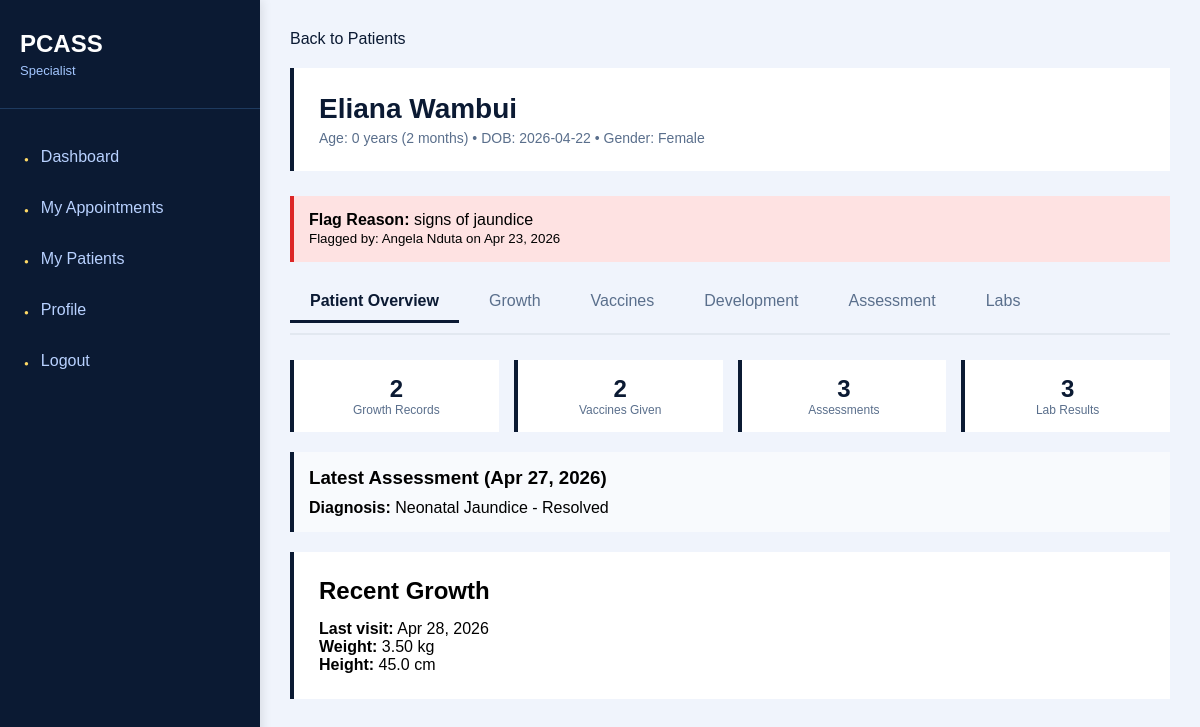
Screenshot of /doctor_specialist_ehr.php?child_id=16&flag_id=9 (signed in) with the database file from the repository.
### tables this page shows
CREATE TABLE `children` (
  `child_id` int(11) NOT NULL,
  `guardian_id` int(11) NOT NULL,
  `first_name` varchar(100) NOT NULL,
  `last_name` varchar(100) NOT NULL,
  `gender` enum('Male','Female') NOT NULL,
  `date_of_birth` date NOT NULL,
  `created_at` timestamp NOT NULL DEFAULT current_timestamp()
);

CREATE TABLE `flags` (
  `flag_id` int(11) NOT NULL,
  `child_id` int(11) NOT NULL,
  `flagged_by` int(11) DEFAULT NULL,
  `assigned_to` int(11) DEFAULT NULL,
  `flag_type` enum('growth','milestone','vaccine','multiple','other') DEFAULT 'other',
  `reason` text NOT NULL,
  `notes` text DEFAULT NULL,
  `status` enum('new','in_review','resolved') DEFAULT 'new',
  `created_at` datetime DEFAULT current_timestamp(),
  `resolved_at` datetime DEFAULT NULL,
  `resolved_by` int(11) DEFAULT NULL
);

CREATE TABLE `doctors` (
  `doctor_id` int(11) NOT NULL,
  `full_name` varchar(255) NOT NULL,
  `email` varchar(255) NOT NULL,
  `phone` varchar(20) DEFAULT NULL,
  `specialization` varchar(100) DEFAULT NULL,
  `license_number` varchar(50) DEFAULT NULL,
  `qualification` varchar(100) DEFAULT NULL,
  `years_of_experience` int(11) DEFAULT 0,
  `employment_type` enum('Full-Time','Part-Time','Contract','Visiting') DEFAULT 'Full-Time',
  `status` enum('Active','Inactive','On Leave') DEFAULT 'Active',
  `doctor_role` enum('immunization','specialist') DEFAULT 'immunization',
  `password` varchar(255) NOT NULL,
  `created_at` timestamp NOT NULL DEFAULT current_timestamp()
);

CREATE TABLE `specialist_reviews` (
  `review_id` int(11) NOT NULL,
  `child_id` int(11) NOT NULL,
  `flag_id` int(11) DEFAULT NULL,
  `doctor_id` int(11) NOT NULL,
  `review_date` datetime DEFAULT current_timestamp(),
  `diagnosis` text DEFAULT NULL,
  `diagnosis_notes` text DEFAULT NULL,
  `treatment_plan` text DEFAULT NULL,
  `lab_orders` text DEFAULT NULL,
  `referrals` text DEFAULT NULL,
  `follow_up_date` date DEFAULT NULL,
  `status` enum('active','completed','follow_up') DEFAULT 'active'
);

CREATE TABLE `growth_records` (
  `growth_id` int(11) NOT NULL,
  `child_id` int(11) NOT NULL,
  `doctor_id` int(11) NOT NULL,
  `record_date` date NOT NULL,
  `weight_kg` decimal(5,2) DEFAULT NULL,
  `height_cm` decimal(5,1) DEFAULT NULL,
  `head_circumference` decimal(4,1) DEFAULT NULL,
  `bmi` decimal(4,1) DEFAULT NULL,
  `milestone_notes` text DEFAULT NULL,
  `weight_percentile` varchar(10) DEFAULT NULL,
  `height_percentile` varchar(10) DEFAULT NULL,
  `notes` text DEFAULT NULL,
  `created_at` timestamp NOT NULL DEFAULT current_timestamp()
);

### doctor_specialist_ehr.php (the view, shortened to what this page needs)
<?php
require_once __DIR__ . "/config/db.php";
$child_id = $_GET['child_id'] ?? 0;
$flag_id = $_GET['flag_id'] ?? null;
$active_tab = $_GET['tab'] ?? 'overview';
$child = $conn->query("SELECT * FROM children WHERE child_id = $child_id")->fetch_assoc();
$dob = new DateTime($child['date_of_birth']);
$today = new DateTime();
$age_years = $dob->diff($today)->y;
$age_months = $dob->diff($today)->m + ($age_years * 12);
$flag = null;
if ($flag_id) {
    $flag = $conn->query("
        SELECT f.*, d.full_name as flagged_by_name
        FROM flags f
        LEFT JOIN doctors d ON f.flagged_by = d.doctor_id
        WHERE f.flag_id = $flag_id
    ")->fetch_assoc();
}
$growth = $conn->query("
    SELECT * FROM growth_records
    WHERE child_id = $child_id
    ORDER BY record_date ASC
");
$growth->data_seek(0);
$completed_vaccines = $conn->query("
    SELECT vr.*, v.vaccine_name, v.dose_number
    FROM vaccination_records vr
    JOIN vaccines v ON vr.vaccine_id = v.vaccine_id
    WHERE vr.child_id = $child_id
    ORDER BY vr.date_administered DESC
");
$assessments = $conn->query("
    SELECT sr.*, d.full_name as doctor_name
    FROM specialist_reviews sr
    LEFT JOIN doctors d ON sr.doctor_id = d.doctor_id
    WHERE sr.child_id = $child_id
    ORDER BY sr.review_date DESC
");
$labs = $conn->query("
    SELECT l.*, d.full_name AS doctor_name
    FROM lab_results l
    LEFT JOIN doctors d ON l.doctor_id = d.doctor_id
    WHERE l.child_id = $child_id
    ORDER BY l.test_date DESC
");
$latest_assessment = $assessments->fetch_assoc();
$assessments->data_seek(0);
?>
<!DOCTYPE html>
<html>
<head>
    <link rel="stylesheet" href="assets/css/style.css">
</head>
<body>
<div class="wrapper">
    <div class="sidebar">
        <div class="sidebar-header">
            <h2>PCASS</h2>
            <p>Specialist</p>
        </div>
        <div class="nav">
            <ul>
                <li><a href="doctor_specialist_dashboard.php">Dashboard</a></li>
                <li><a href="doctor_specialist_appointments.php">My Appointments</a></li>
                <li><a href="doctor_specialist_patients.php">My Patients</a></li>
                <li><a href="doctor_profile.php">Profile</a></li>
                <li><a href="logout.php">Logout</a></li>
            </ul>
        </div>
    </div>
    <div class="main">
        <a href="doctor_specialist_patients.php" class="back-link">Back to Patients</a>
        <div class="child-header">
            <div>
                <div class="child-name">
                    <?= htmlspecialchars($child['first_name'] . ' ' . $child['last_name']) ?>
                </div>
                <div class="child-info">
                    Age: <?= $age_years ?> years (<?= $age_months ?> months) •
                    DOB: <?= $child['date_of_birth'] ?> •
                    Gender: <?= $child['gender'] ?>
                </div>
            </div>
        </div>
        <?php if ($flag && $flag['status'] == 'new'): ?>
        <div class="flag-box">
            <strong>Flag Reason:</strong> <?= htmlspecialchars($flag['reason']) ?><br>
            <small>Flagged by: <?= htmlspecialchars($flag['flagged_by_name'] ?? 'System') ?> on <?= date('M d, Y', strtotime($flag['created_at'])) ?></small>
        </div>
        <?php endif; ?>
        <div class="tabs">
            <a href="?child_id=<?= $child_id ?>&tab=overview" class="tab <?= $active_tab == 'overview' ? 'active' : '' ?>">Patient Overview</a>
            <a href="?child_id=<?= $child_id ?>&tab=growth" class="tab <?= $active_tab == 'growth' ? 'active' : '' ?>">Growth</a>
            <a href="?child_id=<?= $child_id ?>&tab=vaccines" class="tab <?= $active_tab == 'vaccines' ? 'active' : '' ?>">Vaccines</a>
            <a href="?child_id=<?= $child_id ?>&tab=development" class="tab <?= $active_tab == 'development' ? 'active' : '' ?>">Development</a>
            <a href="?child_id=<?= $child_id ?>&tab=assessment" class="tab <?= $active_tab == 'assessment' ? 'active' : '' ?>">Assessment</a>
            <a href="?child_id=<?= $child_id ?>&tab=labs" class="tab <?= $active_tab == 'labs' ? 'active' : '' ?>">Labs</a>
        </div>
        <div id="tab-overview" class="tab-content <?= $active_tab == 'overview' ? 'active' : '' ?>">
            <div class="stats-grid" style="display:grid; grid-template-columns:repeat(4,1fr); gap:15px; margin-bottom:20px;">
                <div class="stat-box" style="background:white; padding:15px; text-align:center; border-left:4px solid #0b1a33;">
                    <div class="stat-value" style="font-size:24px; font-weight:700; color:#0b1a33;"><?= $growth->num_rows ?></div>
                    <div class="stat-label" style="color:#5a6f8c; font-size:12px;">Growth Records</div>
                </div>
                <div class="stat-box" style="background:white; padding:15px; text-align:center; border-left:4px solid #0b1a33;">
                    <div class="stat-value" style="font-size:24px; font-weight:700; color:#0b1a33;"><?= $completed_vaccines->num_rows ?></div>
                    <div class="stat-label" style="color:#5a6f8c; font-size:12px;">Vaccines Given</div>
                </div>
                <div class="stat-box" style="background:white; padding:15px; text-align:center; border-left:4px solid #0b1a33;">
                    <div class="stat-value" style="font-size:24px; font-weight:700; color:#0b1a33;"><?= $assessments->num_rows ?></div>
                    <div class="stat-label" style="color:#5a6f8c; font-size:12px;">Assessments</div>
                </div>
                <div class="stat-box" style="background:white; padding:15px; text-align:center; border-left:4px solid #0b1a33;">
                    <div class="stat-value" style="font-size:24px; font-weight:700; color:#0b1a33;"><?= $labs->num_rows ?></div>
                    <div class="stat-label" style="color:#5a6f8c; font-size:12px;">Lab Results</div>
                </div>
            </div>
            <?php if ($latest_assessment): ?>
            <div style="background:#f8fafd; padding:15px; margin-bottom:20px; border-left:4px solid #0b1a33;">
                <h3 style="margin-bottom:10px;">Latest Assessment (<?= date('M d, Y', strtotime($latest_assessment['review_date'])) ?>)</h3>
                <p><strong>Diagnosis:</strong> <?= htmlspecialchars($latest_assessment['diagnosis'] ?? 'None') ?></p>
            </div>
            <?php endif; ?>
            <div class="section">
                <h2 style="margin-bottom:15px;">Recent Growth</h2>
                <?php
                $recent_growth = $conn->query("SELECT * FROM growth_records WHERE child_id = $child_id ORDER BY record_date DESC LIMIT 1")->fetch_assoc();
                if ($recent_growth):
                ?>
                <p><strong>Last visit:</strong> <?= date('M d, Y', strtotime($recent_growth['record_date'])) ?></p>
                <p><strong>Weight:</strong> <?= $recent_growth['weight_kg'] ?> kg</p>
                <p><strong>Height:</strong> <?= $recent_growth['height_cm'] ?> cm</p>
                <?php else: ?>
                <p>No growth records yet.</p>
                <?php endif; ?>
            </div>
        </div>
    </div>
</div>
</body>
</html>

### assets/css/style.css (style rules this page uses)
* { margin: 0; padding: 0; }
body { font-family: Arial, Helvetica, sans-serif; background: #f0f4fc; }
.sidebar { width: 260px; background: #0b1a33; color: white; position: fixed; height: 100vh; overflow-y: auto; box-shadow: 2px 0 10px rgba(0,0,0,0.1); display: table-cell; }
.sidebar-header { padding: 30px 20px; border-bottom: 1px solid #1e3a5f; background: #0b1a33; }
.sidebar-header h2 { font-size: 24px; margin-bottom: 5px; color: #ffffff; }
.sidebar-header p { font-size: 13px; color: #a3c6ff; }
.sidebar .nav ul { list-style: none; padding: 20px 0; }
.sidebar .nav ul li { margin: 5px 0; }
.sidebar .nav ul li a { display: block; padding: 14px 20px; color: #b8d1ff; text-decoration: none; border-left: 4px solid transparent; }
.sidebar .nav ul li a::before { content: '●'; margin-right: 12px; font-size: 8px; color: #ffd966; }
.stats-grid { display: table; width: 100%; margin-bottom: 30px; border-collapse: separate; border-spacing: 20px 0; }

### doctor_specialist_ehr.php (style rules this page uses)
* { margin:0; padding:0; box-sizing:border-box; }
body { background:#f0f4fc; font-family:Arial; }
.wrapper { display:flex; }
.main { margin-left:260px; padding:30px; flex:1; }
.child-header { background:white; padding:25px; margin-bottom:25px; border-left:4px solid #0b1a33; display:flex; justify-content:space-between; align-items:center; flex-wrap:wrap; }
.child-name { font-size:28px; font-weight:700; color:#0b1a33; }
.child-info { color:#5a6f8c; margin-top:5px; font-size:14px; }
.flag-box { background:#fee2e2; padding:15px; margin-bottom:20px; border-left:4px solid #dc2626; }
.tabs { display:flex; gap:10px; margin-bottom:25px; border-bottom:2px solid #e2e8f0; padding-bottom:10px; flex-wrap:wrap; }
.tab { padding:10px 20px; background:none; border:none; cursor:pointer; font-size:16px; color:#5a6f8c; text-decoration:none; }
.tab.active { color:#0b1a33; font-weight:600; border-bottom:3px solid #0b1a33; background:#f0f4fc; }
.tab-content { display:none; }
.tab-content.active { display:block; }
.section { background:white; padding:25px; margin-bottom:30px; border-left:4px solid #0b1a33; }
.back-link { display:inline-block; margin-bottom:20px; color:#0b1a33; text-decoration:none; }

### rows the page displays
children: first_name+last_name "Eliana Wambui", date_of_birth "2026-04-22", gender "Female"
flags: reason "signs of jaundice", flagged_by.full_name "Angela Nduta", created_at "Apr 23, 2026"
specialist_reviews: review_date "Apr 27, 2026", diagnosis "Neonatal Jaundice - Resolved"
growth_records: record_date "Apr 28, 2026", weight_kg "3.50", height_cm "45.0"

### other values shown
$growth->num_rows "2"
$completed_vaccines->num_rows "2"
$assessments->num_rows "3"
$labs->num_rows "3"
